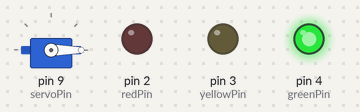
Recording of a sketch running on a simulated Arduino Uno, built with avr-gcc and run on an emulated ATmega328P. On the bench: servo, output pins drawn as LEDs (lit = HIGH).

Above: at 0.05 s.
At 8.95 s:
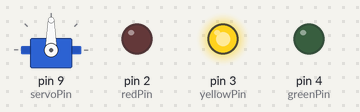
At 13.45 s:
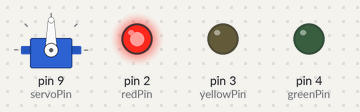
At 17.95 s:
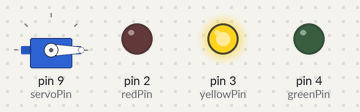
Timing chart, 0 to 23.4 s (numbered marks = the images above):
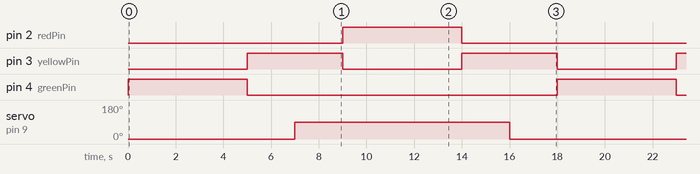

Measured:
- by itself, pin 2 (redPin), pin 4 (greenPin): alternates HIGH for 5.0 s and LOW for 13.0 s
- by itself, pin 3 (yellowPin): alternates HIGH for 4.0 s and LOW for 5.0 s
- by itself, servo on pin 9 (servoPin): alternates 90° for 9.0 s and 0° for 9.0 s

The sketch:

project3.ino
```cpp
#include <Servo.h>

Servo myServo;  // Create a servo object

// Pin definitions
const int redPin = 2;
const int yellowPin = 3; // Single yellow LED
const int greenPin = 4;
const int servoPin = 9;

void setup() {
  // Initialize the LED pins as outputs
  pinMode(redPin, OUTPUT);
  pinMode(yellowPin, OUTPUT);
  pinMode(greenPin, OUTPUT);

  // Attach the servo to the pin
  myServo.attach(servoPin);

  // Start with the motor open (0 degrees)
  myServo.write(0); // Assuming 0 degrees is open
}

void loop() {
  // Green light
  digitalWrite(redPin, LOW);
  digitalWrite(yellowPin, LOW);
  digitalWrite(greenPin, HIGH);
  myServo.write(0); // Open the motor (up) to allow cars to pass
  delay(5000); // Green light duration (5 seconds)

  // Yellow light (after green)
  digitalWrite(redPin, LOW);
  digitalWrite(yellowPin, HIGH);
  digitalWrite(greenPin, LOW);
  delay(2000); // Yellow light duration (2 seconds)
  myServo.write(90); // Close the motor (down) to stop cars
  delay(2000); // Yellow light duration (2 seconds)

  // Red light
  digitalWrite(redPin, HIGH);
  digitalWrite(yellowPin, LOW);
  digitalWrite(greenPin, LOW);
  myServo.write(90); // Keep the motor closed (down) to stop cars
  delay(5000); // Red light duration (5 seconds)

  // Yellow light (after red)
  digitalWrite(redPin, LOW);
  digitalWrite(yellowPin, HIGH);
  digitalWrite(greenPin, LOW);
  delay(2000); // Yellow light duration (2 seconds)
  myServo.write(0); // Open the motor (up) to allow cars to prepare to pass
  delay(2000); // Yellow light duration (2 seconds)

  // Repeat the cycle
}
```
